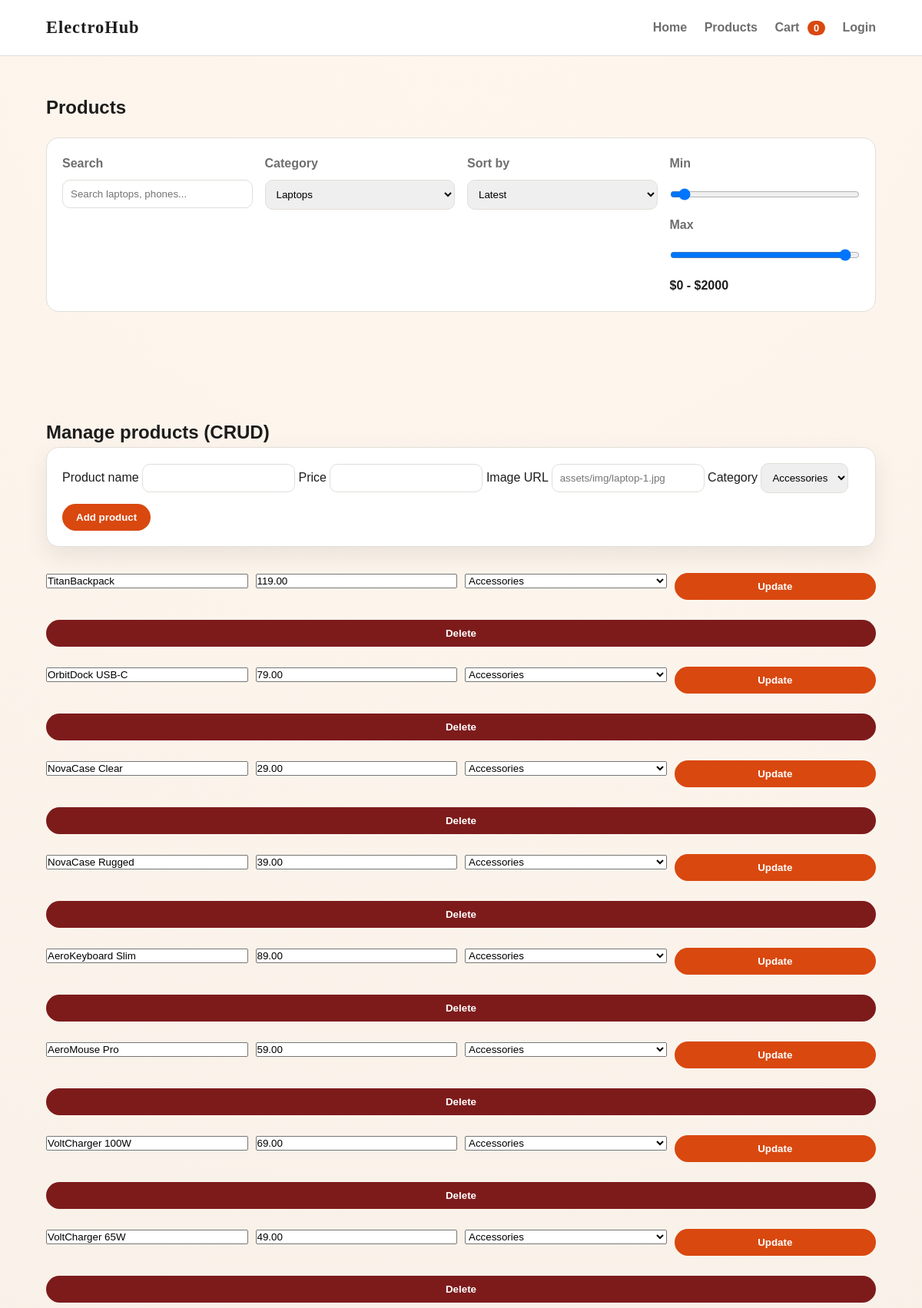
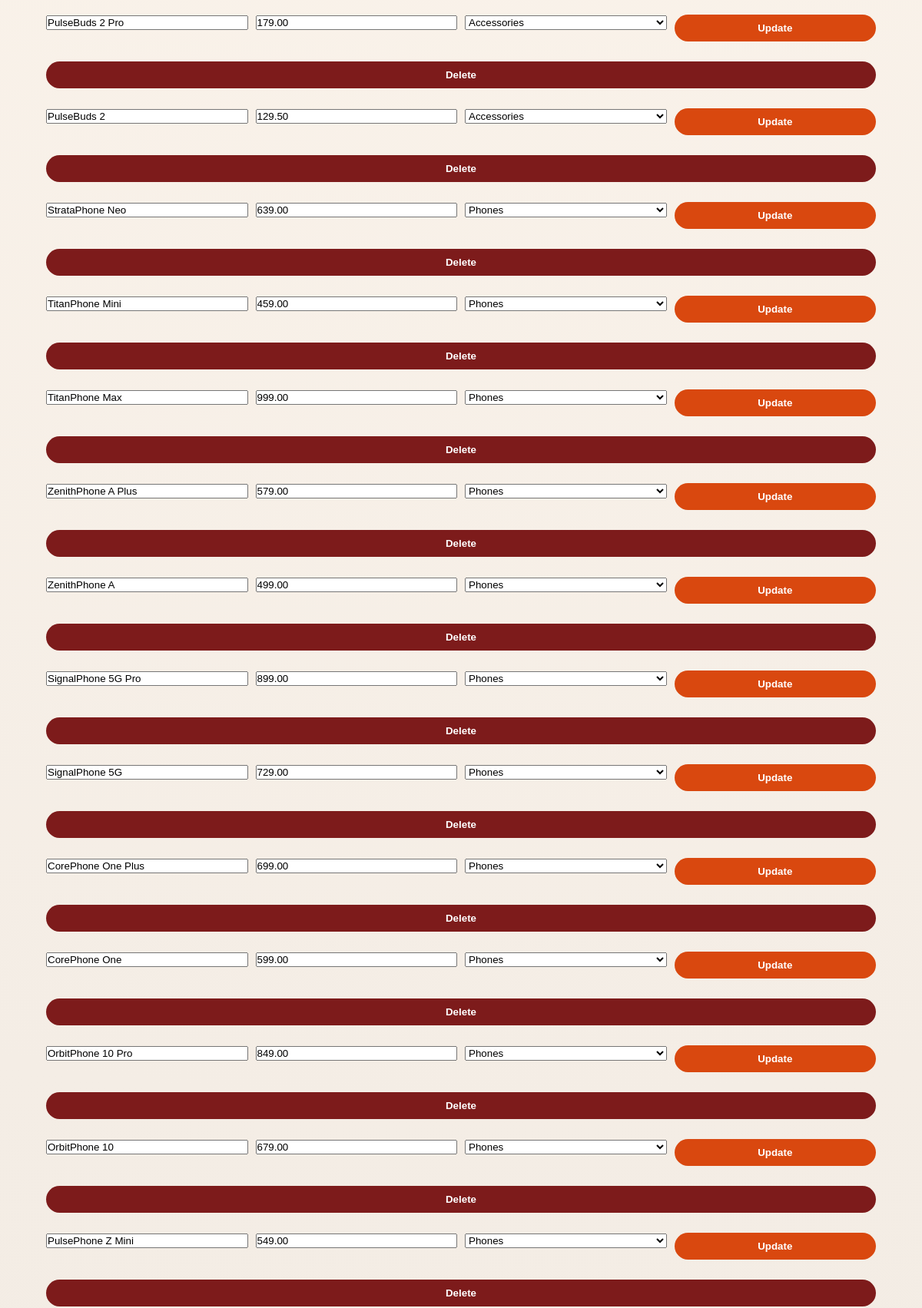
Screenshot of /products.php?category=1 (upper part) with the database file from the repository (2 pictures, top to bottom).
### tables this page shows
CREATE TABLE IF NOT EXISTS products (
  id INT AUTO_INCREMENT PRIMARY KEY,
  name VARCHAR(200) NOT NULL,
  price DECIMAL(10,2) NOT NULL,
  image_url VARCHAR(255) DEFAULT NULL,
  category_id INT NOT NULL,
  created_at TIMESTAMP DEFAULT CURRENT_TIMESTAMP,
  FOREIGN KEY (category_id) REFERENCES categories(id)
);

CREATE TABLE IF NOT EXISTS categories (
  id INT AUTO_INCREMENT PRIMARY KEY,
  name VARCHAR(100) NOT NULL
);

### products.php (the view, shortened to what this page needs)
<?php
require __DIR__ . '/includes/db.php';
$categories = $pdo->query('SELECT id, name FROM categories ORDER BY name')->fetchAll();
$manageProducts = $pdo->query('SELECT products.id, products.name, products.price, products.category_id, categories.name AS category_name FROM products JOIN categories ON categories.id = products.category_id ORDER BY products.id DESC')->fetchAll();
$selectedCategory = (int)($_GET['category'] ?? 0);
include __DIR__ . '/includes/header.php';
?>
<section class="container section">
  <h1>Products</h1>
  <div class="filters">
    <label>Search
      <input type="search" id="searchInput" placeholder="Search laptops, phones..." />
    </label>
    <label>Category
      <select id="categorySelect">
        <?php foreach ($categories as $category): ?>
          <option value="<?php echo $category['id']; ?>" <?php echo $selectedCategory === (int)$category['id'] ? 'selected' : ''; ?>>
            <?php echo htmlspecialchars($category['name']); ?>
          </option>
        <?php endforeach; ?>
      </select>
    </label>
    <label>Sort by
      <select id="sortSelect">
        <option value="latest">Latest</option>
      </select>
    </label>
    <div class="price-range">
      <label>Min
        <input type="range" id="minPrice" min="0" max="2000" step="10" value="0" />
      </label>
      <label>Max
        <input type="range" id="maxPrice" min="0" max="2000" step="10" value="2000" />
      </label>
      <div class="price-display">
        <span id="minPriceValue">$0</span> - <span id="maxPriceValue">$2000</span>
      </div>
    </div>
  </div>
</section>
<section class="container section">
  <h2>Manage products (CRUD)</h2>
  <form class="card" method="post" action="">
    <label>Product name
      <input type="text" name="name" required />
    </label>
    <label>Price
      <input type="number" name="price" min="1" step="0.01" required />
    </label>
    <label>Image URL
      <input type="text" name="image_url" placeholder="assets/img/laptop-1.jpg" />
    </label>
    <label>Category
      <select name="category_id" required>
        <?php foreach ($categories as $category): ?>
          <option value="<?php echo $category['id']; ?>"><?php echo htmlspecialchars($category['name']); ?></option>
        <?php endforeach; ?>
      </select>
    </label>
    <button class="btn" type="submit">Add product</button>
  </form>
  <div class="manage-list">
    <?php foreach ($manageProducts as $product): ?>
      <form class="manage-row" method="post" action="">
        <input type="text" name="name" value="<?php echo htmlspecialchars($product['name']); ?>" required />
        <input type="number" name="price" min="1" step="0.01" value="<?php echo $product['price']; ?>" required />
        <select name="category_id" required>
          <?php foreach ($categories as $category): ?>
            <option value="<?php echo $category['id']; ?>" <?php echo $category['id'] == $product['category_id'] ? 'selected' : ''; ?>>
              <?php echo htmlspecialchars($category['name']); ?>
            </option>
          <?php endforeach; ?>
        </select>
        <button class="btn" type="submit">Update</button>
      </form>
      <form class="manage-row" method="post" action="">
        <button class="btn danger" type="submit">Delete</button>
      </form>
    <?php endforeach; ?>
  </div>
</section>
<?php include __DIR__ . '/includes/footer.php'; ?>

### assets/css/style.css (style rules this page uses)
:root { --bg: #f7f3ef; --ink: #1c1c1c; --accent: #d9480f; --accent-dark: #b33b0c; --muted: #6e6e6e; --card: #ffffff; --border: #e2ded9; --shadow: 0 12px 30px rgba(0, 0, 0, 0.08); --font-title: 'Georgia', serif; --font-body: 'Trebuchet MS', sans-serif; }
* { box-sizing: border-box; margin: 0; padding: 0; }
body { font-family: var(--font-body); background: radial-gradient(circle at top, #fff7ee 0%, #f4ede5 45%, #efe8df 100%); color: var(--ink); line-height: 1.6; }
.container { width: min(1100px, 90%); margin: 0 auto; }
.section { padding: 48px 0; }
.category-card, .card { background: var(--card); padding: 20px; border-radius: 16px; border: 1px solid var(--border); box-shadow: var(--shadow); }
.btn { background: var(--accent); color: #fff; padding: 10px 18px; border: none; border-radius: 999px; font-weight: 600; cursor: pointer; display: inline-block; margin-top: 14px; }
.btn.danger { background: #7d1b1b; }
.filters { display: grid; gap: 16px; grid-template-columns: repeat(auto-fit, minmax(180px, 1fr)); margin: 20px 0 32px; background: #fff; padding: 20px; border-radius: 16px; border: 1px solid var(--border); }
.filters label { font-weight: 600; color: var(--muted); display: flex; flex-direction: column; gap: 8px; }
.filters input, .filters select, .card input, .card select { padding: 10px; border-radius: 10px; border: 1px solid var(--border); }
.price-range { display: grid; gap: 8px; }
.price-display { font-weight: 700; }
.manage-list { display: grid; gap: 12px; margin-top: 20px; }
.manage-row { display: grid; gap: 10px; grid-template-columns: repeat(auto-fit, minmax(160px, 1fr)); align-items: center; }

### rows the page displays
products: name "TitanBackpack", price "119.00", category_id "Accessories"
products: name "OrbitDock USB-C", price "79.00", category_id "Accessories"
products: name "NovaCase Clear", price "29.00", category_id "Accessories"
products: name "NovaCase Rugged", price "39.00", category_id "Accessories"
products: name "AeroKeyboard Slim", price "89.00", category_id "Accessories"
products: name "AeroMouse Pro", price "59.00", category_id "Accessories"
products: name "VoltCharger 100W", price "69.00", category_id "Accessories"
products: name "VoltCharger 65W", price "49.00", category_id "Accessories"
products: name "PulseBuds 2 Pro", price "179.00", category_id "Accessories"
products: name "PulseBuds 2", price "129.50", category_id "Accessories"
products: name "StrataPhone Neo", price "639.00", category_id "Phones"
products: name "TitanPhone Mini", price "459.00", category_id "Phones"
products: name "TitanPhone Max", price "999.00", category_id "Phones"
products: name "ZenithPhone A Plus", price "579.00", category_id "Phones"
products: name "ZenithPhone A", price "499.00", category_id "Phones"
products: name "SignalPhone 5G Pro", price "899.00", category_id "Phones"
products: name "SignalPhone 5G", price "729.00", category_id "Phones"
products: name "CorePhone One Plus", price "699.00", category_id "Phones"
products: name "CorePhone One", price "599.00", category_id "Phones"
products: name "OrbitPhone 10 Pro", price "849.00", category_id "Phones"
products: name "OrbitPhone 10", price "679.00", category_id "Phones"
products: name "PulsePhone Z Mini", price "549.00", category_id "Phones"

### other values shown
$cartCount "0"
form field value "Laptops"
form field category_id "Accessories"
